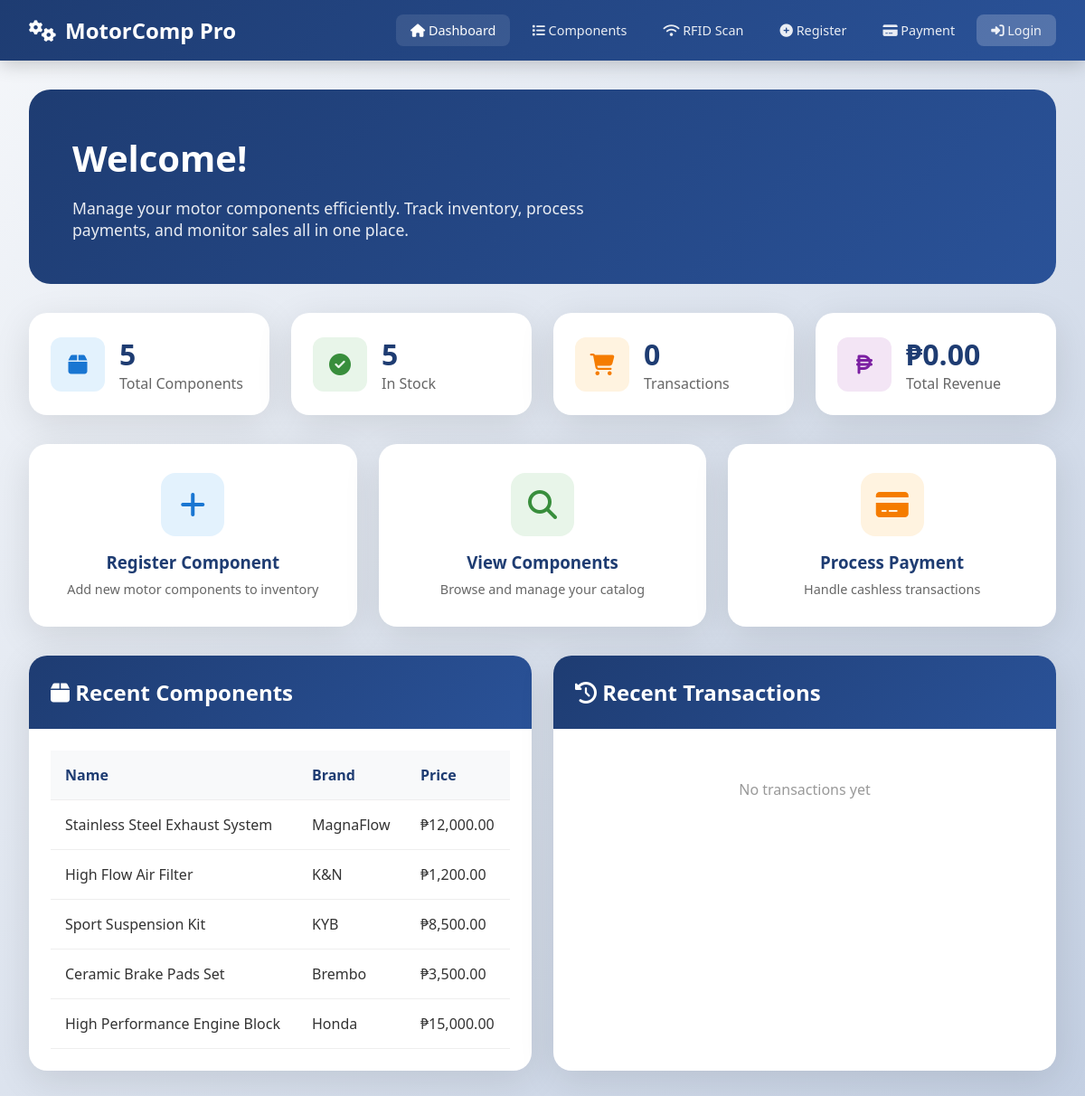
The page / on the database its author committed.
### tables this page shows
CREATE TABLE IF NOT EXISTS components (
    id INT AUTO_INCREMENT PRIMARY KEY,
    component_id VARCHAR(50) UNIQUE NOT NULL,
    rfid_tag VARCHAR(100) UNIQUE,            
    rfid_epc VARCHAR(100),                   
    name VARCHAR(100) NOT NULL,
    brand VARCHAR(50) NOT NULL,
    price DECIMAL(10,2) NOT NULL,
    stock_quantity INT DEFAULT 0,
    specs TEXT,
    compatibility VARCHAR(255),
    image_url VARCHAR(500),
    location VARCHAR(100),                   
    created_at TIMESTAMP DEFAULT CURRENT_TIMESTAMP,
    updated_at TIMESTAMP DEFAULT CURRENT_TIMESTAMP ON UPDATE CURRENT_TIMESTAMP,
    INDEX idx_rfid (rfid_tag),               
    INDEX idx_component_id (component_id)
);

### config.php (called while the page is built, shortened)
<?php
function formatPrice($price) {
    return '₱' . number_format($price, 2);
}
function sanitize($input) {
    return htmlspecialchars(trim($input), ENT_QUOTES, 'UTF-8');
}
?>

### index.php (the view, shortened to what this page needs)
<?php
require_once 'config.php';
require 'header.php';
$db = getDB();
$stats = [
    'total' => $db->query("SELECT COUNT(*) FROM components")->fetch_row()[0],
    'in_stock' => $db->query("SELECT COUNT(*) FROM components WHERE stock_quantity > 0")->fetch_row()[0],
    'transactions' => $db->query("SELECT COUNT(*) FROM transactions WHERE payment_status = 'completed'")->fetch_row()[0],
    'revenue' => $db->query("SELECT COALESCE(SUM(total_amount), 0) FROM transactions WHERE payment_status = 'completed'")->fetch_row()[0]
];
$recent = $db->query("SELECT * FROM components ORDER BY id DESC LIMIT 5");
$recentComponents = [];
while ($row = $recent->fetch_assoc()) {
    $recentComponents[] = $row;
}
$recentTransactions = [];
?>
<div style="background: linear-gradient(135deg, var(--primary), var(--secondary));
            border-radius: 24px; padding: 3rem; color: white; margin-bottom: 2rem;
            position: relative; overflow: hidden;">
  <div style="position: relative; z-index: 1;">
    <h1 style="font-size: 2.5rem; margin-bottom: 1rem;">
      Welcome<?php echo isLoggedIn() ? ', ' . $_SESSION['user']['username'] : ''; ?>!
    </h1>
    <p style="font-size: 1.1rem; opacity: 0.9; max-width: 600px;">
      Manage your motor components efficiently. Track inventory, process payments, and monitor sales all in one place.
    </p>
  </div>
</div>
<div class="grid grid-4 mb-4">
  <div class="card" style="padding: 1.5rem; display: flex; align-items: center; gap: 1rem;">
    <div style="width: 60px; height: 60px; background: #e3f2fd; border-radius: 12px;
                display: flex; align-items: center; justify-content: center; color: #1976d2; font-size: 1.5rem;">
      <i class="fas fa-box"></i>
    </div>
    <div>
      <h3 style="font-size: 2rem; color: var(--primary);"><?php echo $stats['total']; ?></h3>
      <p style="color: #666;">Total Components</p>
    </div>
  </div>
  <div class="card" style="padding: 1.5rem; display: flex; align-items: center; gap: 1rem;">
    <div style="width: 60px; height: 60px; background: #e8f5e9; border-radius: 12px;
                display: flex; align-items: center; justify-content: center; color: #388e3c; font-size: 1.5rem;">
      <i class="fas fa-check-circle"></i>
    </div>
    <div>
      <h3 style="font-size: 2rem; color: var(--primary);"><?php echo $stats['in_stock']; ?></h3>
      <p style="color: #666;">In Stock</p>
    </div>
  </div>
  <div class="card" style="padding: 1.5rem; display: flex; align-items: center; gap: 1rem;">
    <div style="width: 60px; height: 60px; background: #fff3e0; border-radius: 12px;
                display: flex; align-items: center; justify-content: center; color: #f57c00; font-size: 1.5rem;">
      <i class="fas fa-shopping-cart"></i>
    </div>
    <div>
      <h3 style="font-size: 2rem; color: var(--primary);"><?php echo $stats['transactions']; ?></h3>
      <p style="color: #666;">Transactions</p>
    </div>
  </div>
  <div class="card" style="padding: 1.5rem; display: flex; align-items: center; gap: 1rem;">
    <div style="width: 60px; height: 60px; background: #f3e5f5; border-radius: 12px;
                display: flex; align-items: center; justify-content: center; color: #7b1fa2; font-size: 1.5rem;">
      <i class="fas fa-peso-sign"></i>
    </div>
    <div>
      <h3 style="font-size: 2rem; color: var(--primary);"><?php echo formatPrice($stats['revenue']); ?></h3>
      <p style="color: #666;">Total Revenue</p>
    </div>
  </div>
</div>
<div class="grid grid-3 mb-4">
  <a href="register_component.php" style="text-decoration: none;">
    <div class="card" style="padding: 2rem; text-align: center; transition: all 0.3s; cursor: pointer;">
      <div style="width: 70px; height: 70px; background: #e3f2fd; border-radius: 16px;
                  display: flex; align-items: center; justify-content: center;
                  color: #1976d2; font-size: 2rem; margin: 0 auto 1rem;">
        <i class="fas fa-plus"></i>
      </div>
      <h3 style="color: var(--primary); margin-bottom: 0.5rem;">Register Component</h3>
      <p style="color: #666; font-size: 0.9rem;">Add new motor components to inventory</p>
    </div>
  </a>
  <a href="components.php" style="text-decoration: none;">
    <div class="card" style="padding: 2rem; text-align: center; transition: all 0.3s; cursor: pointer;">
      <div style="width: 70px; height: 70px; background: #e8f5e9; border-radius: 16px;
                  display: flex; align-items: center; justify-content: center;
                  color: #388e3c; font-size: 2rem; margin: 0 auto 1rem;">
        <i class="fas fa-search"></i>
      </div>
      <h3 style="color: var(--primary); margin-bottom: 0.5rem;">View Components</h3>
      <p style="color: #666; font-size: 0.9rem;">Browse and manage your catalog</p>
    </div>
  </a>
  <a href="payment.php" style="text-decoration: none;">
    <div class="card" style="padding: 2rem; text-align: center; transition: all 0.3s; cursor: pointer;">
      <div style="width: 70px; height: 70px; background: #fff3e0; border-radius: 16px;
                  display: flex; align-items: center; justify-content: center;
                  color: #f57c00; font-size: 2rem; margin: 0 auto 1rem;">
        <i class="fas fa-credit-card"></i>
      </div>
      <h3 style="color: var(--primary); margin-bottom: 0.5rem;">Process Payment</h3>
      <p style="color: #666; font-size: 0.9rem;">Handle cashless transactions</p>
    </div>
  </a>
</div>
<div class="grid grid-2">
  <div class="card">
    <div class="card-header">
      <h2><i class="fas fa-box"></i> Recent Components</h2>
    </div>
    <div class="card-body">
      <?php if (empty($recentComponents)): ?>
        <p class="text-center" style="color: #999; padding: 2rem;">No components registered yet</p>
      <?php else: ?>
        <table class="table">
          <thead>
            <tr>
              <th>Name</th>
              <th>Brand</th>
              <th>Price</th>
            </tr>
          </thead>
          <tbody>
            <?php foreach ($recentComponents as $comp): ?>
            <tr>
              <td><?php echo sanitize($comp['name']); ?></td>
              <td><?php echo sanitize($comp['brand']); ?></td>
              <td><?php echo formatPrice($comp['price']); ?></td>
            </tr>
            <?php endforeach; ?>
          </tbody>
        </table>
      <?php endif; ?>
    </div>
  </div>
  <div class="card">
    <div class="card-header">
      <h2><i class="fas fa-history"></i> Recent Transactions</h2>
    </div>
    <div class="card-body">
      <?php if (empty($recentTransactions)): ?>
        <p class="text-center" style="color: #999; padding: 2rem;">No transactions yet</p>
      <?php endif; ?>
    </div>
  </div>
</div>
<?php require 'footer.php'; ?>

### header.php (style rules this page uses)
* { margin: 0; padding: 0; box-sizing: border-box; }
:root { --primary: #1e3c72; --secondary: #2a5298; --accent: #667eea; --success: #4caf50; --warning: #ff9800; --danger: #f44336; --light: #f5f7fa; --dark: #333; }
body { font-family: 'Segoe UI', Tahoma, Geneva, Verdana, sans-serif; background: linear-gradient(135deg, #f5f7fa 0%, #c3cfe2 100%); min-height: 100vh; color: var(--dark); }
.card { background: white; border-radius: 20px; box-shadow: 0 10px 40px rgba(0,0,0,0.1); overflow: hidden; }
.card-header { background: linear-gradient(135deg, var(--primary), var(--secondary)); color: white; padding: 1.5rem; }
.card-body { padding: 1.5rem; }
.table { width: 100%; border-collapse: collapse; }
.table th, .table td { padding: 1rem; text-align: left; border-bottom: 1px solid #eee; }
.table th { background: #f8f9fa; font-weight: 600; color: var(--primary); }
.text-center { text-align: center; }
.mb-4 { margin-bottom: 2rem; }
.grid { display: grid; gap: 1.5rem; }
.grid-2 { grid-template-columns: repeat(2, 1fr); }
.grid-3 { grid-template-columns: repeat(3, 1fr); }
.grid-4 { grid-template-columns: repeat(4, 1fr); }

### rows shown on the page
components: name "Stainless Steel Exhaust System", brand "MagnaFlow", price "₱12,000.00"
components: name "High Flow Air Filter", brand "K&N", price "₱1,200.00"
components: name "Sport Suspension Kit", brand "KYB", price "₱8,500.00"
components: name "Ceramic Brake Pads Set", brand "Brembo", price "₱3,500.00"
components: name "High Performance Engine Block", brand "Honda", price "₱15,000.00"

### other values the page prints
APP_NAME "MotorComp Pro"
$stats['total'] "5"
$stats['in_stock'] "5"
$stats['transactions'] "0"
formatPrice($stats['revenue']) "₱0.00"
